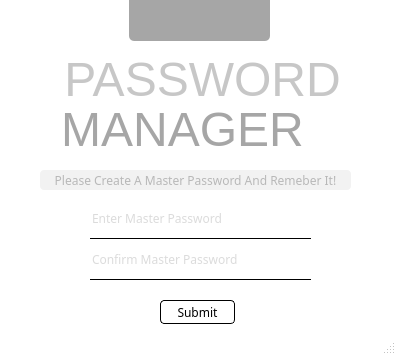
<?xml version="1.0" encoding="UTF-8"?>
<ui version="4.0">
 <class>FirstTime</class>
 <widget class="QMainWindow" name="FirstTime">
  <property name="geometry">
   <rect>
    <x>0</x>
    <y>0</y>
    <width>396</width>
    <height>355</height>
   </rect>
  </property>
  <property name="windowTitle">
   <string>MainWindow</string>
  </property>
  <property name="styleSheet">
   <string notr="true">QMainWindow{
background-color:white;
}
</string>
  </property>
  <widget class="QWidget" name="centralwidget">
   <widget class="QLabel" name="manager">
    <property name="geometry">
     <rect>
      <x>47</x>
      <y>99</y>
      <width>271</width>
      <height>61</height>
     </rect>
    </property>
    <property name="font">
     <font>
      <pointsize>36</pointsize>
     </font>
    </property>
    <property name="styleSheet">
     <string notr="true">QLabel{
color:#a6a6a6;
}

QLabel:hover{
color:#c7c7c7;
}</string>
    </property>
    <property name="text">
     <string>MANAGER</string>
    </property>
    <property name="alignment">
     <set>Qt::AlignCenter</set>
    </property>
   </widget>
   <widget class="QLabel" name="password">
    <property name="geometry">
     <rect>
      <x>37</x>
      <y>54</y>
      <width>331</width>
      <height>51</height>
     </rect>
    </property>
    <property name="font">
     <font>
      <pointsize>36</pointsize>
     </font>
    </property>
    <property name="styleSheet">
     <string notr="true">QLabel {
color:#c7c7c7;
}

QLabel:hover {
color:#a6a6a6;
}</string>
    </property>
    <property name="text">
     <string>PASSWORD</string>
    </property>
    <property name="alignment">
     <set>Qt::AlignCenter</set>
    </property>
   </widget>
   <widget class="QLineEdit" name="master1">
    <property name="geometry">
     <rect>
      <x>90</x>
      <y>198</y>
      <width>221</width>
      <height>41</height>
     </rect>
    </property>
    <property name="font">
     <font/>
    </property>
    <property name="styleSheet">
     <string notr="true">QLineEdit{
border: 0;
outline: 0;
background: transparent;
border-bottom: 1px solid black;
color:#b8b8b8;
font-family:Nunito;
}</string>
    </property>
    <property name="text">
     <string/>
    </property>
    <property name="alignment">
     <set>Qt::AlignLeading|Qt::AlignLeft|Qt::AlignVCenter</set>
    </property>
    <property name="placeholderText">
     <string>Enter Master Password</string>
    </property>
   </widget>
   <widget class="QLineEdit" name="master2">
    <property name="geometry">
     <rect>
      <x>90</x>
      <y>239</y>
      <width>221</width>
      <height>41</height>
     </rect>
    </property>
    <property name="font">
     <font/>
    </property>
    <property name="styleSheet">
     <string notr="true">QLineEdit{
border: 0;
outline: 0;
background: transparent;
border-bottom: 1px solid black;
color:#b8b8b8;
font-family:Nunito;
}</string>
    </property>
    <property name="text">
     <string/>
    </property>
    <property name="alignment">
     <set>Qt::AlignLeading|Qt::AlignLeft|Qt::AlignVCenter</set>
    </property>
    <property name="placeholderText">
     <string>Confirm Master Password</string>
    </property>
   </widget>
   <widget class="QLabel" name="label_2">
    <property name="geometry">
     <rect>
      <x>40</x>
      <y>170</y>
      <width>311</width>
      <height>20</height>
     </rect>
    </property>
    <property name="styleSheet">
     <string notr="true">QLabel{
color:#b8b8b8;
background-color:#f2f2f2;
border-radius:4px;
font-family:Nunito;
}

QLabel:hover{
color:#a6a6a6;
}</string>
    </property>
    <property name="text">
     <string>Please Create A Master Password And Remeber It!</string>
    </property>
    <property name="alignment">
     <set>Qt::AlignCenter</set>
    </property>
   </widget>
   <widget class="QPushButton" name="submit">
    <property name="geometry">
     <rect>
      <x>160</x>
      <y>300</y>
      <width>75</width>
      <height>24</height>
     </rect>
    </property>
    <property name="font">
     <font/>
    </property>
    <property name="cursor">
     <cursorShape>PointingHandCursor</cursorShape>
    </property>
    <property name="styleSheet">
     <string notr="true">QPushButton {
color:black;
background-color:transparent;
border:1px solid black;
border-radius:4px;
font-family:Nunito;
}

QPushButton:hover {
color:white;
background-color:black;
}

QPushButton:pressed{
padding-left:5px;
}</string>
    </property>
    <property name="text">
     <string>Submit</string>
    </property>
   </widget>
   <widget class="QLabel" name="mahdi">
    <property name="geometry">
     <rect>
      <x>129</x>
      <y>-10</y>
      <width>141</width>
      <height>51</height>
     </rect>
    </property>
    <property name="font">
     <font>
      <pointsize>9</pointsize>
      <underline>false</underline>
      <strikeout>false</strikeout>
     </font>
    </property>
    <property name="cursor">
     <cursorShape>ArrowCursor</cursorShape>
    </property>
    <property name="toolTip">
     <string>&lt;html&gt;&lt;head/&gt;&lt;body&gt;&lt;p&gt;&lt;br/&gt;&lt;/p&gt;&lt;/body&gt;&lt;/html&gt;</string>
    </property>
    <property name="autoFillBackground">
     <bool>false</bool>
    </property>
    <property name="styleSheet">
     <string notr="true">color:white;
text-decoration: none;
font-family:calibri;
background-color:#a6a6a6;
border-radius:5px;
padding-top:10px;
</string>
    </property>
    <property name="text">
     <string/>
    </property>
    <property name="alignment">
     <set>Qt::AlignCenter</set>
    </property>
    <property name="openExternalLinks">
     <bool>true</bool>
    </property>
   </widget>
  </widget>
  <widget class="QStatusBar" name="statusbar"/>
  <action name="actionAbout">
   <property name="text">
    <string>About</string>
   </property>
  </action>
 </widget>
 <resources/>
 <connections/>
</ui>
